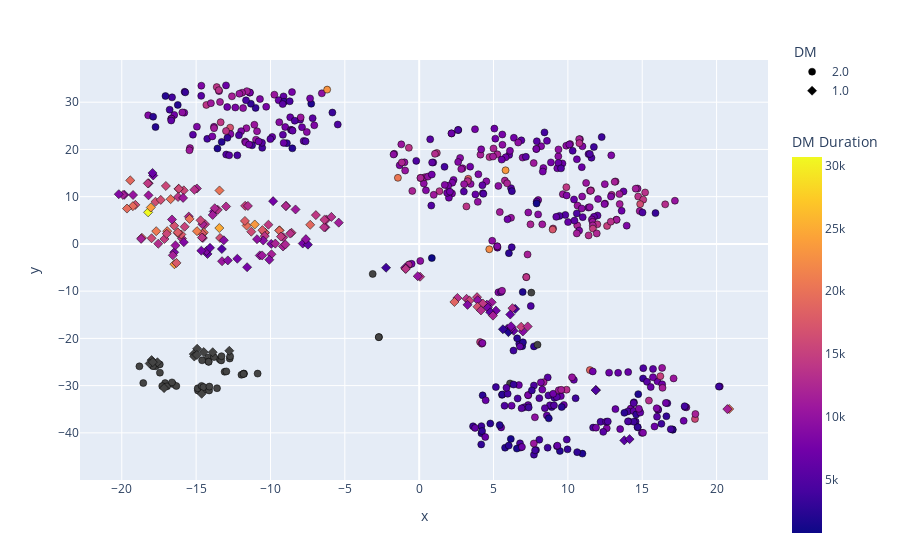

The notebook cell this image was saved under:
### Code cell
algoClass = TsnePlot('DR Metformin Data 8192021 from santi for asutin group.xlsb')
algoClass.setOutputColumns("DM" , "DM Duration")
plot = algoClass.getPlot()

### Figure 1 — Plotly figure (JSON) as saved in the notebook; plotly's stock layout.template omitted (floating-point values rounded to 4 significant figures; data arrays with more than 128 entries replaced by an {"elided": "..."} marker saying what was removed)
{"data": [{"customdata": {"elided": "504x1 str values"}, "hovertemplate": "DM=2.0<br>x=%{x}<br>y=%{y}<br>ID=%{customdata[0]}<br>DM Duration=%{marker.color}<extra></extra>", "legendgroup": "2.0", "marker": {"color": {"elided": "504 int values"}, "coloraxis": "coloraxis", "line": {"color": "rgba(0, 0, 0, 0.5)", "width": 1}, "size": 7, "symbol": "circle"}, "mode": "markers", "name": "2.0", "orientation": "v", "showlegend": true, "type": "scatter", "x": {"elided": "504 float values"}, "xaxis": "x", "y": {"elided": "504 float values"}, "yaxis": "y"}, {"customdata": {"elided": "170x1 str values"}, "hovertemplate": "DM=1.0<br>x=%{x}<br>y=%{y}<br>ID=%{customdata[0]}<br>DM Duration=%{marker.color}<extra></extra>", "legendgroup": "1.0", "marker": {"color": {"elided": "170 int values"}, "coloraxis": "coloraxis", "line": {"color": "rgba(0, 0, 0, 0.5)", "width": 1}, "size": 7, "symbol": "diamond"}, "mode": "markers", "name": "1.0", "orientation": "v", "showlegend": true, "type": "scatter", "x": {"elided": "170 float values"}, "xaxis": "x", "y": {"elided": "170 float values"}, "yaxis": "y"}], "layout": {"coloraxis": {"colorbar": {"title": {"text": "DM Duration"}, "y": 0.35}, "colorscale": [[0, "#0d0887"], [0.1111, "#46039f"], [0.2222, "#7201a8"], [0.3333, "#9c179e"], [0.4444, "#bd3786"], [0.5556, "#d8576b"], [0.6667, "#ed7953"], [0.7778, "#fb9f3a"], [0.8889, "#fdca26"], [1, "#f0f921"]]}, "legend": {"title": {"text": "DM"}, "tracegroupgap": 0, "x": 1.035, "y": 1.05}, "margin": {"t": 60}, "xaxis": {"anchor": "y", "domain": [0, 1], "title": {"text": "x"}}, "yaxis": {"anchor": "x", "domain": [0, 1], "title": {"text": "y"}}}}
